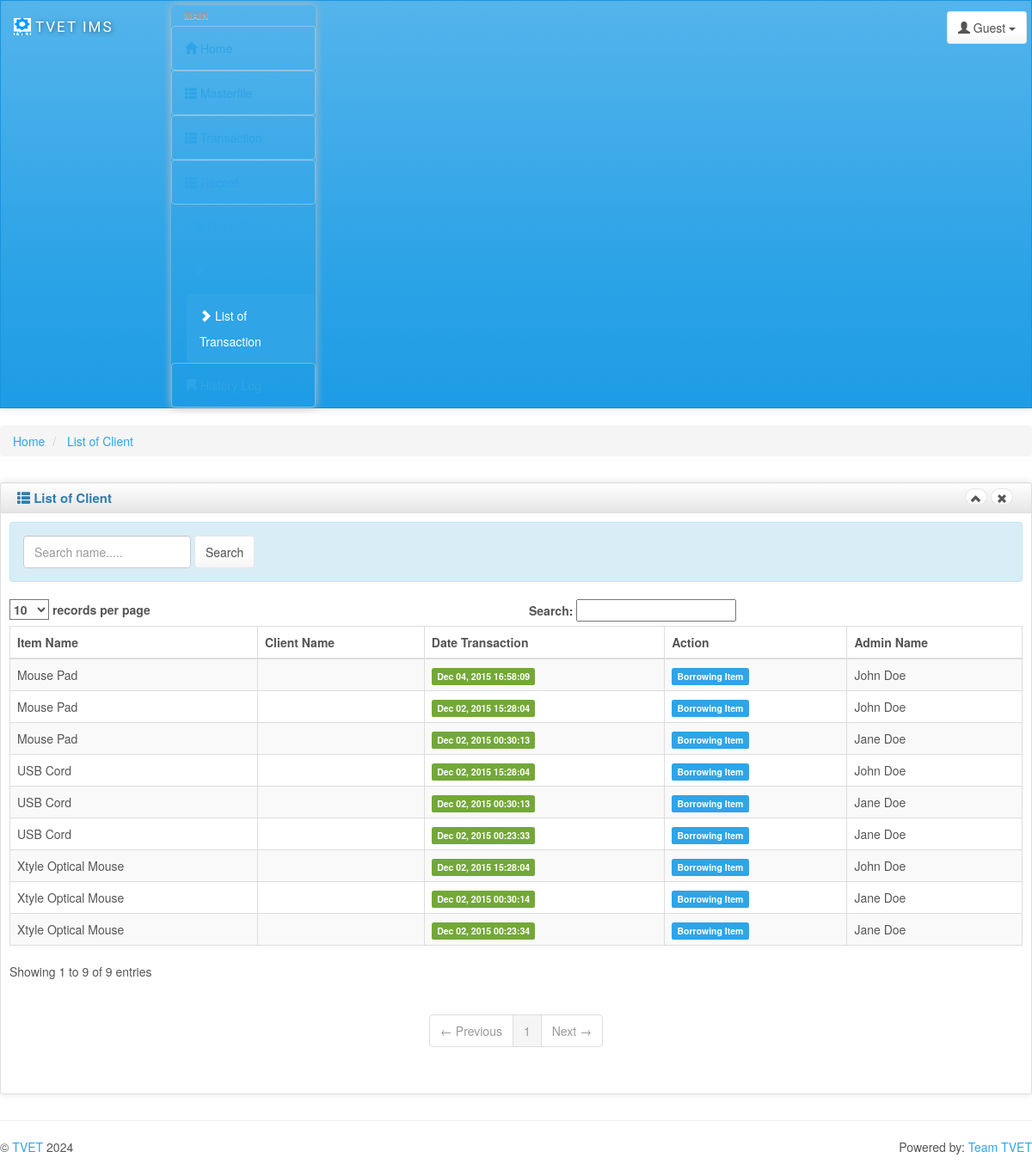
The page /list_of_transaction.php on the database its author committed.
### tables this page shows
CREATE TABLE IF NOT EXISTS `transaction_history` (
  `transaction_history_id` int(11) NOT NULL AUTO_INCREMENT,
  `item_id` int(11) NOT NULL,
  `action` varchar(100) NOT NULL,
  `client_id` int(11) NOT NULL,
  `release_id` int(11) NOT NULL,
  `admin_name` varchar(100) NOT NULL,
  `date_added` datetime NOT NULL,
  PRIMARY KEY (`transaction_history_id`)
);

CREATE TABLE IF NOT EXISTS `item` (
  `item_id` int(11) NOT NULL AUTO_INCREMENT,
  `item_id_id` int(11) NOT NULL,
  `item_name` varchar(100) NOT NULL,
  `item_brand` varchar(100) NOT NULL,
  `item_description` varchar(100) NOT NULL,
  `item_qty` int(11) NOT NULL,
  `item_price` int(11) NOT NULL,
  `item_type` varchar(100) NOT NULL,
  `date` datetime NOT NULL,
  PRIMARY KEY (`item_id`)
);

### list_of_transaction.php (the view, shortened to what this page needs)
<?php include('header.php'); ?>
<div>
    <ul class="breadcrumb">
        <li>
            <a href="#">Home</a>
        </li>
        <li>
            <a href="#">List of Client</a>
        </li>
    </ul>
</div>
<div class="row">
    <div class="box col-md-12">
        <div class="box-inner">
            <div class="box-header well" data-original-title="">
                <h2><i class="glyphicon glyphicon-th-list"></i> List of Client</h2>
                <div class="box-icon">
                    <a href="#" class="btn btn-minimize btn-round btn-default"><i
                            class="glyphicon glyphicon-chevron-up"></i></a>
                    <a href="#" class="btn btn-close btn-round btn-default"><i
                            class="glyphicon glyphicon-remove"></i></a>
                </div>
            </div>
            <div class="box-content">
                <div class="alert alert-info">
                    <form method="post" enctype="multipart/form-data" class="form-inline">
                        <div class="form-group">
                            <input type="text" name="search_term" class="form-control" id="exampleInputEmail2" placeholder="Search name.....">
                        </div>
                        <button type="submit" name="search" class="btn btn-default">Search</button>
                    </form>
                </div>
                <table class="table table-striped table-bordered bootstrap-datatable datatable responsive">
                    <thead>
                        <tr>
                            <th>Item Name</th>
                            <th>Client Name</th>
                            <th>Date Transaction</th>
                            <th>Action</th>
                            <th>Admin Name</th>
                        </tr>
                    </thead>
                    <tbody>
                        <?php
                        include('include/database.php');
                        $search_term = isset($_POST['search_term']) ? $_POST['search_term'] : '';
                        $search_query = $search_term ? " AND (client.firstname LIKE '%$search_term%' OR client.lastname LIKE '%$search_term%')" : '';
                        $query = "SELECT transaction_history.*, client.firstname, client.lastname, item.item_name
                                  FROM transaction_history
                                  LEFT JOIN client ON transaction_history.client_id = client.client_id
                                  LEFT JOIN item ON transaction_history.item_id = item.item_id
                                  WHERE 1=1" . $search_query . "
                                  ORDER BY transaction_history.transaction_history_id DESC";
                        $result = $connection->query($query);
                        while ($row = $result->fetch_assoc()) {
                            $client_name = htmlspecialchars($row['firstname'] . " " . $row['lastname']);
                        ?>
                        <tr>
                            <td><?php echo htmlspecialchars($row['item_name']); ?></td>
                            <td><?php echo $client_name; ?></td>
                            <td><span class="label-success label label-default"><?php echo date("M d, Y H:i:s", strtotime($row['date_added'])); ?></span></td>
                            <td><span class="label-primary label label-default"><?php echo htmlspecialchars($row['action']); ?></span></td>
                            <td><?php echo htmlspecialchars($row['admin_name']); ?></td>
                        </tr>
                        <?php } ?>
                    </tbody>
                </table>
            </div>
        </div>
    </div>
</div>
<?php include('footer.php'); ?>

### header.php (shortened to what this page needs)
<?php
include 'include/database.php';
if (isset($_SESSION['user_id'])) {
    $id_session = $_SESSION['user_id'];
    $user_query = $connection->query("SELECT * FROM user WHERE user_id='$id_session'");
    if ($user_query && $user_query->num_rows > 0) {
        $row = $user_query->fetch_assoc();
    } else {
        $row = null;
    }
} else {
    $row = null;
}
?>
<!DOCTYPE html>
<html lang="en">
<head>
    <link id="bs-css" href="css/bootstrap-cerulean.min.css" rel="stylesheet">
    <link href="css/charisma-app.css" rel="stylesheet">
    <link href='bower_components/fullcalendar/dist/fullcalendar.css' rel='stylesheet'>
    <link href='bower_components/fullcalendar/dist/fullcalendar.print.css' rel='stylesheet' media='print'>
    <link href='bower_components/chosen/chosen.min.css' rel='stylesheet'>
    <link href='bower_components/colorbox/example3/colorbox.css' rel='stylesheet'>
    <link href='bower_components/responsive-tables/responsive-tables.css' rel='stylesheet'>
    <link href='bower_components/bootstrap-tour/build/css/bootstrap-tour.min.css' rel='stylesheet'>
    <link href='css/jquery.noty.css' rel='stylesheet'>
    <link href='css/noty_theme_default.css' rel='stylesheet'>
    <link href='css/elfinder.min.css' rel='stylesheet'>
    <link href='css/elfinder.theme.css' rel='stylesheet'>
    <link href='css/jquery.iphone.toggle.css' rel='stylesheet'>
    <link href='css/uploadify.css' rel='stylesheet'>
    <link href='css/animate.min.css' rel='stylesheet'>
</head>
<body>
    <?php if (!isset($no_visible_elements) || !$no_visible_elements) { ?>
        <div class="navbar navbar-default" role="navigation">
            <div class="navbar-inner">
                <a class="navbar-brand" href="home.php"> <img alt="Charisma Logo" src="img/logo20.png" class="hidden-xs"/>
                    <span>TVET IMS</span></a>
                <div class="btn-group pull-right">
                    <?php if (!empty($row)) { ?>
                        <button class="btn btn-default dropdown-toggle" data-toggle="dropdown">
                            <i class="glyphicon glyphicon-user"></i><span class="hidden-sm hidden-xs"> <?php echo htmlspecialchars($row['firstname']); ?></span>
                            <span class="caret"></span>
                        </button>
                    <?php } else { ?>
                        <button class="btn btn-default dropdown-toggle" data-toggle="dropdown">
                            <i class="glyphicon glyphicon-user"></i><span class="hidden-sm hidden-xs"> Guest</span>
                            <span class="caret"></span>
                        </button>
                    <?php } ?>
                </div>
                <div class="ch-container">
                    <div class="row">
                        <?php if (!isset($no_visible_elements) || !$no_visible_elements) { ?>
                            <div class="col-sm-2 col-lg-2">
                                <div class="sidebar-nav">
                                    <div class="nav-canvas">
                                        <ul class="nav nav-pills nav-stacked main-menu">
                                            <li class="nav-header">Main</li>
                                            <li><a class="ajax-link" href="home.php"><i class="glyphicon glyphicon-home"></i><span> Home</span></a></li>
                                            <li class="accordion">
                                                <a href="#"><i class="glyphicon glyphicon-th-list"></i><span> Masterfile</span></a>
                                            </li>
                                            <li class="accordion">
                                                <a href="#"><i class="glyphicon glyphicon-th-list"></i><span> Transaction</span></a>
                                            </li>
                                            <li class="accordion">
                                                <a href="#"><i class="glyphicon glyphicon-th-list"></i><span> Record</span></a>
                                                <ul class="nav nav-pills nav-stacked">
                                                    <li><a class="ajax-link" href="list_of_item.php"><i class="glyphicon glyphicon-chevron-right"></i><span> List of Item</span></a></li>
                                                    <li><a class="ajax-link" href="list_of_client.php"><i class="glyphicon glyphicon-chevron-right"></i><span> List of Client</span></a></li>
                                                    <li><a class="ajax-link" href="list_of_transaction.php"><i class="glyphicon glyphicon-chevron-right"></i><span> List of Transaction</span></a></li>
                                                </ul>
                                            </li>
                                            <li><a class="ajax-link" href="history.php"><i class="glyphicon glyphicon-bookmark"></i><span> History Log</span></a></li>
                                        </ul>
                                    </div>
                                </div>
                            </div>
                        <?php }  ?>
                    </div>
                </div>
            </div>
        </div>
    <?php }  ?>
</body>
</html>

### footer.php (shortened to what this page needs)
<?php if (!isset($no_visible_elements) || !$no_visible_elements) { ?>
    <hr>
    <footer class="row">
        <p class="col-md-9 col-sm-9 col-xs-12 copyright">&copy; <a href="https://github.com/kalyakip/record-management-system/commits?author=kalyakip" target="_blank">TVET</a> <?php echo date('Y') ?> </p>
        <p class="col-md-3 col-sm-3 col-xs-12 powered-by">Powered by: <a
                href="https://github.com/kalyakip/record-management-system/commits?author=kalyakip">Team TVET</a></p>
    </footer>
<?php } ?>
</body>
</html>

### css/charisma-app.css (style rules this page uses)
.ch-container { padding: 0 15px; }
.box { margin-top: 10px; margin-bottom: 10px; }
.box-inner { border: 1px solid #DEDEDE; border-radius: 3px; -webkit-border-radius: 3px; -moz-border-radius: 3px; box-shadow: 0 0 10px rgba(189, 189, 189, 0.4); -webkit-box-shadow: 0 0 10px rgba(189, 189, 189, 0.4); -moz-box-shadow: 0 0 10px rgba(189, 189, 189, 0.4); }
.box-header { border: none; padding-top: 5px; border-bottom: 1px solid #DEDEDE; border-radius: 3px 3px 0 0; -webkit-border-radius: 3px 3px 0 0; -moz-border-radius: 3px 3px 0 0; height: 35px; min-height: 35px !important; margin-bottom: 0; font-weight: bold; font-size: 16px; background: -moz-linear-gradient(top, rgba(255, 255, 255, 0) 0%, rgba(0, 0, 0, 0.1) 100%); background: -webkit-gradient(linear, left top, left bottom, color-stop(0%, rgba(255, 255, 255, 0)), color-stop(100%, rgba(0, 0, 0, 0.1))); background: -webkit-linear-gradient(top, rgba(255, 255, 255, 0) 0%, rgba(0, 0, 0, 0.1) 100%); background: -o-linear-gradient(top, rgba(255, 255, 255, 0) 0%, rgba(0, 0, 0, 0.1) 100%); background: -ms-linear-gradient(top, rgba(255, 255, 255, 0) 0%, rgba(0, 0, 0, 0.1) 100%); background: linear-gradient(to bottom, rgba(255, 255, 255, 0) 0%, rgba(0, 0, 0, 0.1) 100%); filter: progid:DXImageTransform.Microsoft.gradient(startColorstr='#00ffffff', endColorstr='#1a000000', GradientType=0); }
.box-header h2 { font-size: 15px; width: auto; clear: none; float: left; line-height: 25px; white-space: nowrap; font-weight: bold; margin-top: 0; margin-bottom: 0; }
.box-header h2 > i { margin-top: 1px; }
.box-icon { float: right; }
.box-icon a { clear: none; float: left; margin: 0 2px; height: 20px; width: 5px; margin-top: 1px; }
.box-icon a i { margin-left: -6px; top: -1px; }
.box-content { padding: 10px; }
.btn-round { border-radius: 40px; -webkit-border-radius: 40px; -moz-border-radius: 40px; font-size: 12px; padding-top: 4px; }
footer { clear: both; }
.sidebar-nav { min-height: 0; box-shadow: 0 0 10px #BDBDBD; border-radius: 5px; margin-bottom: 0; padding-bottom: 0; max-height: none; }
.navbar-brand { font-family: 'Shojumaru', cursive, Arial, serif; letter-spacing: 2px; text-shadow: 1px 1px 5px rgba(0, 0, 0, 0.5); width: 183px; font-size: 17px; }
.navbar-brand img { float: left; height: 20px; width: 20px; margin-right: 5px; }
.navbar-brand span { float: left; }
.navbar-inner { padding-top: 5px; padding-bottom: 5px; line-height: 30px; height: 60px; }
.navbar-inner .btn-group { margin: 7px 5px 0 5px; }
.pull-right { float: right !important; }
.main-menu > li > a { border: 1px solid rgba(221, 221, 221, 0.46); }
.main-menu > li { margin-top: 0 !important; }
.sidebar-nav .nav-header { display: block; padding: 3px 15px; font-size: 11px; font-weight: bold; line-height: 18px; color: #999999; text-shadow: 0 1px 0 rgba(255, 255, 255, 0.5); text-transform: uppercase; }
.navbar { border-radius: 0; }
ul.main-menu li.active { margin-left: 8px; }
ul.main-menu li:not(.nav-header) { -webkit-transition: .3s; -moz-transition: .3s; -ms-transition: .3s; -o-transition: .3s; transition: .3s; }
.accordion > ul { display: none; margin-left: 10px; }
.powered-by { text-align: right; }
@media only screen and (min-width: 980px) { a, button, input[type=submit], input[type=button], .product-img { -webkit-transition: .5s; -moz-transition: .5s; -ms-transition: .5s; -o-transition: .5s; transition: .5s; } }
@media only screen and (min-width: 980px) { .ch-container { padding: 0 20px; } }

### bower_components/responsive-tables/responsive-tables.css (style rules this page uses)
table th { font-weight: bold; }
table td, table th { padding: 9px 10px; text-align: left; }

### rows shown on the page
transaction_history: item.item_name "Mouse Pad", date_added "Dec 04, 2015 16:58:09", action "Borrowing Item", admin_name "John Doe"
transaction_history: item.item_name "Xtyle Optical Mouse", date_added "Dec 02, 2015 15:28:04", action "Borrowing Item", admin_name "John Doe"
transaction_history: item.item_name "USB Cord", date_added "Dec 02, 2015 15:28:04", action "Borrowing Item", admin_name "John Doe"
transaction_history: item.item_name "Mouse Pad", date_added "Dec 02, 2015 15:28:04", action "Borrowing Item", admin_name "John Doe"
transaction_history: item.item_name "Xtyle Optical Mouse", date_added "Dec 02, 2015 00:30:14", action "Borrowing Item", admin_name "Jane Doe"
transaction_history: item.item_name "USB Cord", date_added "Dec 02, 2015 00:30:13", action "Borrowing Item", admin_name "Jane Doe"
transaction_history: item.item_name "Mouse Pad", date_added "Dec 02, 2015 00:30:13", action "Borrowing Item", admin_name "Jane Doe"
transaction_history: item.item_name "Xtyle Optical Mouse", date_added "Dec 02, 2015 00:23:34", action "Borrowing Item", admin_name "Jane Doe"
transaction_history: item.item_name "USB Cord", date_added "Dec 02, 2015 00:23:33", action "Borrowing Item", admin_name "Jane Doe"
